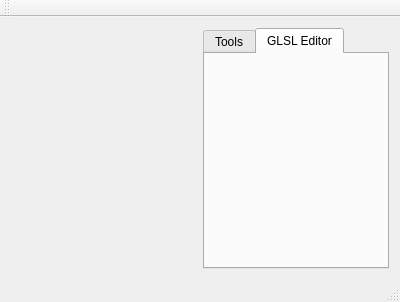
<?xml version="1.0" encoding="UTF-8"?>
<ui version="4.0">
 <class>MainWindow</class>
 <widget class="QMainWindow" name="MainWindow">
  <property name="geometry">
   <rect>
    <x>0</x>
    <y>0</y>
    <width>400</width>
    <height>302</height>
   </rect>
  </property>
  <property name="windowTitle">
   <string>MainWindow</string>
  </property>
  <widget class="QWidget" name="centralWidget">
   <layout class="QHBoxLayout" name="horizontalLayout">
    <item>
     <widget class="QGLFrame" name="glWidget" native="true">
      <property name="sizePolicy">
       <sizepolicy hsizetype="Preferred" vsizetype="Preferred">
        <horstretch>0</horstretch>
        <verstretch>0</verstretch>
       </sizepolicy>
      </property>
     </widget>
    </item>
    <item>
     <widget class="QTabWidget" name="tabWidget">
      <property name="sizePolicy">
       <sizepolicy hsizetype="Preferred" vsizetype="Preferred">
        <horstretch>0</horstretch>
        <verstretch>0</verstretch>
       </sizepolicy>
      </property>
      <property name="currentIndex">
       <number>1</number>
      </property>
      <widget class="QWidget" name="toolTab">
       <attribute name="title">
        <string>Tools</string>
       </attribute>
       <widget class="QWidget" name="layoutWidget">
        <property name="geometry">
         <rect>
          <x>20</x>
          <y>0</y>
          <width>77</width>
          <height>231</height>
         </rect>
        </property>
        <layout class="QVBoxLayout" name="verticalLayout">
         <item>
          <widget class="QPushButton" name="prevButton">
           <property name="sizePolicy">
            <sizepolicy hsizetype="Minimum" vsizetype="Minimum">
             <horstretch>0</horstretch>
             <verstretch>0</verstretch>
            </sizepolicy>
           </property>
           <property name="text">
            <string>Prev</string>
           </property>
          </widget>
         </item>
         <item>
          <widget class="QPushButton" name="nextButton">
           <property name="sizePolicy">
            <sizepolicy hsizetype="Minimum" vsizetype="Minimum">
             <horstretch>0</horstretch>
             <verstretch>0</verstretch>
            </sizepolicy>
           </property>
           <property name="text">
            <string>Next</string>
           </property>
          </widget>
         </item>
         <item>
          <spacer name="verticalSpacer">
           <property name="orientation">
            <enum>Qt::Vertical</enum>
           </property>
           <property name="sizeHint" stdset="0">
            <size>
             <width>20</width>
             <height>40</height>
            </size>
           </property>
          </spacer>
         </item>
        </layout>
       </widget>
      </widget>
      <widget class="GLSLEditor" name="editorTab">
       <attribute name="title">
        <string>GLSL Editor</string>
       </attribute>
      </widget>
     </widget>
    </item>
   </layout>
  </widget>
  <widget class="QMenuBar" name="menuBar">
   <property name="geometry">
    <rect>
     <x>0</x>
     <y>0</y>
     <width>400</width>
     <height>21</height>
    </rect>
   </property>
  </widget>
  <widget class="QToolBar" name="mainToolBar">
   <attribute name="toolBarArea">
    <enum>TopToolBarArea</enum>
   </attribute>
   <attribute name="toolBarBreak">
    <bool>false</bool>
   </attribute>
  </widget>
  <widget class="QStatusBar" name="statusBar"/>
 </widget>
 <layoutdefault spacing="6" margin="11"/>
 <customwidgets>
  <customwidget>
   <class>QGLFrame</class>
   <extends>QWidget</extends>
   <header>qglframe.h</header>
   <container>1</container>
   <slots>
    <signal>xRotationChanged(int)</signal>
    <signal>yRotationChanged(int)</signal>
    <signal>zRotationChanged(int)</signal>
    <slot>setXRotation(int)</slot>
    <slot>setYRotation(int)</slot>
    <slot>setZRotation(int)</slot>
    <slot>prevModel()</slot>
    <slot>nextModel()</slot>
   </slots>
  </customwidget>
  <customwidget>
   <class>GLSLEditor</class>
   <extends>QWidget</extends>
   <header>glsleditor.h</header>
   <container>1</container>
  </customwidget>
 </customwidgets>
 <resources/>
 <connections>
  <connection>
   <sender>prevButton</sender>
   <signal>pressed()</signal>
   <receiver>glWidget</receiver>
   <slot>prevModel()</slot>
   <hints>
    <hint type="sourcelabel">
     <x>300</x>
     <y>87</y>
    </hint>
    <hint type="destinationlabel">
     <x>196</x>
     <y>140</y>
    </hint>
   </hints>
  </connection>
  <connection>
   <sender>nextButton</sender>
   <signal>pressed()</signal>
   <receiver>glWidget</receiver>
   <slot>nextModel()</slot>
   <hints>
    <hint type="sourcelabel">
     <x>300</x>
     <y>116</y>
    </hint>
    <hint type="destinationlabel">
     <x>196</x>
     <y>164</y>
    </hint>
   </hints>
  </connection>
 </connections>
</ui>
